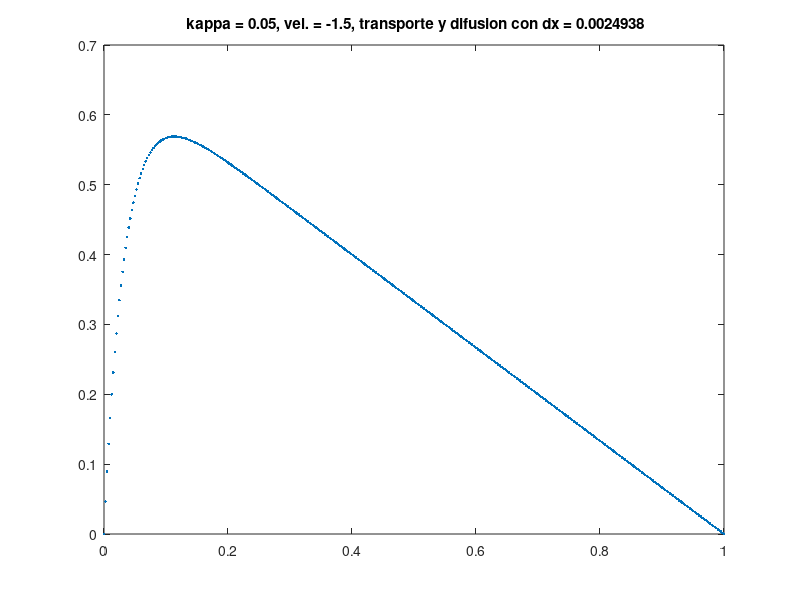

This chart was generated by the following MATLAB code:
clear all;
%
% Difusion y transporte de dato discontinuo
%
format long;
%
% MATLAB indexa desde 1 los vectores
%
% Dimension de la particion M+1 xe(1),xe(2),...,xe(M+2) donde 
%   xe(1)=xIni, xe(M+2)=xFin y los nodos intermedios son 
%     xe(2),xe(3),...,xe(M+1)
%

M=400;
xIni = 0.0;
xFin =1.0;
h = (xFin - xIni)/(M+1);
xe=xIni:h:xFin;
h2=h*h;

% Uso de fuerza
%
f = zeros(1,M+2);
%
for j=1:M+2
     f(j)=1;
end
%
% Coeficiente de difusion
%
k=0.05;
%
% Velocidad de transporte
%
av=-1.5;
%
% u array solucion 
%
u = zeros(1,M+2); 

%
% Numero de Peclet
%
Pe=av/k;
%    
% Construccion del sistema MxM
%    Diagonales de la matriz
%
dcent = 2*ones(M,1);  % d valores indexados de 1 a M
dinf = (-1-h*Pe/2)*ones(M-1,1);  % d-1 valores indexados de 1 a M-1
dsup = (-1+h*Pe/2)*ones(M-1,1);  % d-1 valores indexados de 1 a M-1
%
% Construimos matriz a partir de las diagonales principales
%
P=diag(dinf, -1) + diag(dcent, 0) + diag(dsup, 1);
%
% termino independiente
%
d=zeros(M,1);


for j=1:M   % rango de 1 a M
    d(j)=h2*f(j+1)/k;
end

z = P\d; 


for j=1:M
  u1(j+1)=z(j);
end
% Asignacion de los datos de contorno en x=xIni y en x=xFin
u1(1)=0.0; 
u1(M+2)=0.0; 
%
% Dibujamos la solucion aproximada
%
figure(1);
plot(xe,u1,'.')
title([' kappa = ',num2str(k),...
       ', vel. = ',num2str(av),...
       ', transporte y difusion con dx = ',num2str(h)]);



  
   

